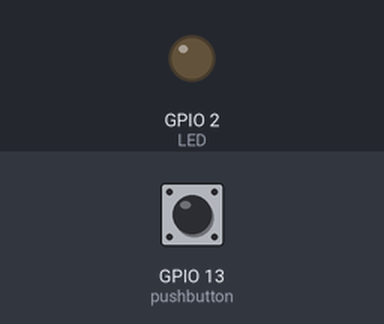
Recording of a sketch running on a simulated ESP32. On the bench: output pins drawn as LEDs (lit = HIGH). The test bench sets the inputs (shaded band); at power-on: GPIO 13 (pushbutton) HIGH. What the sketch prints to the serial monitor is not drawn.

Above: at 1.2 s.
1.3 s: GPIO 13 (pushbutton) pulled LOW for 0.15 s
At 1.37 s:
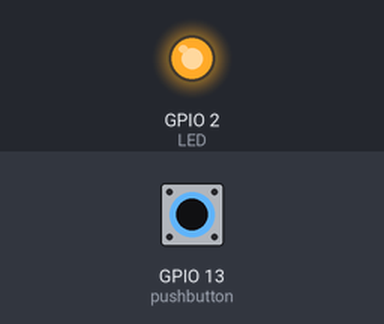
2.9 s: GPIO 13 (pushbutton) pulled LOW for 3.2 s
At 6.9 s:
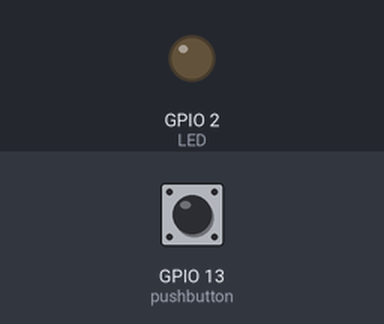
Timing chart, 0 to 8.4 s (numbered marks = the images above; inputs shaded):
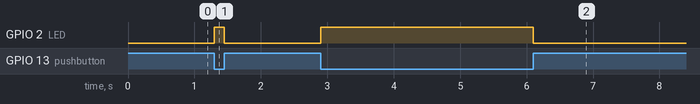

Measured:
- after the input at 1.3 s, GPIO 2 (LED): LOW → HIGH at once, → LOW 0.15 s later
- after the input at 2.9 s, GPIO 2 (LED): LOW → HIGH at once, → LOW 3.2 s later

The sketch:

ESP32-Button-Pullup-Control.ino
```cpp
# define LED 2
# define pushbutton 13
void setup()
{
  Serial.begin(115200);
  pinMode(LED,OUTPUT);
  pinMode(pushbutton,INPUT_PULLUP);
}
void loop()
{
  //Not pressed == High
  //Pressed == Low
  if(digitalRead(pushbutton) == LOW)
  {
  digitalWrite(LED,HIGH);
  Serial.println("Pressed");
  }
  else {
    digitalWrite(LED,LOW);
  }
}
```
